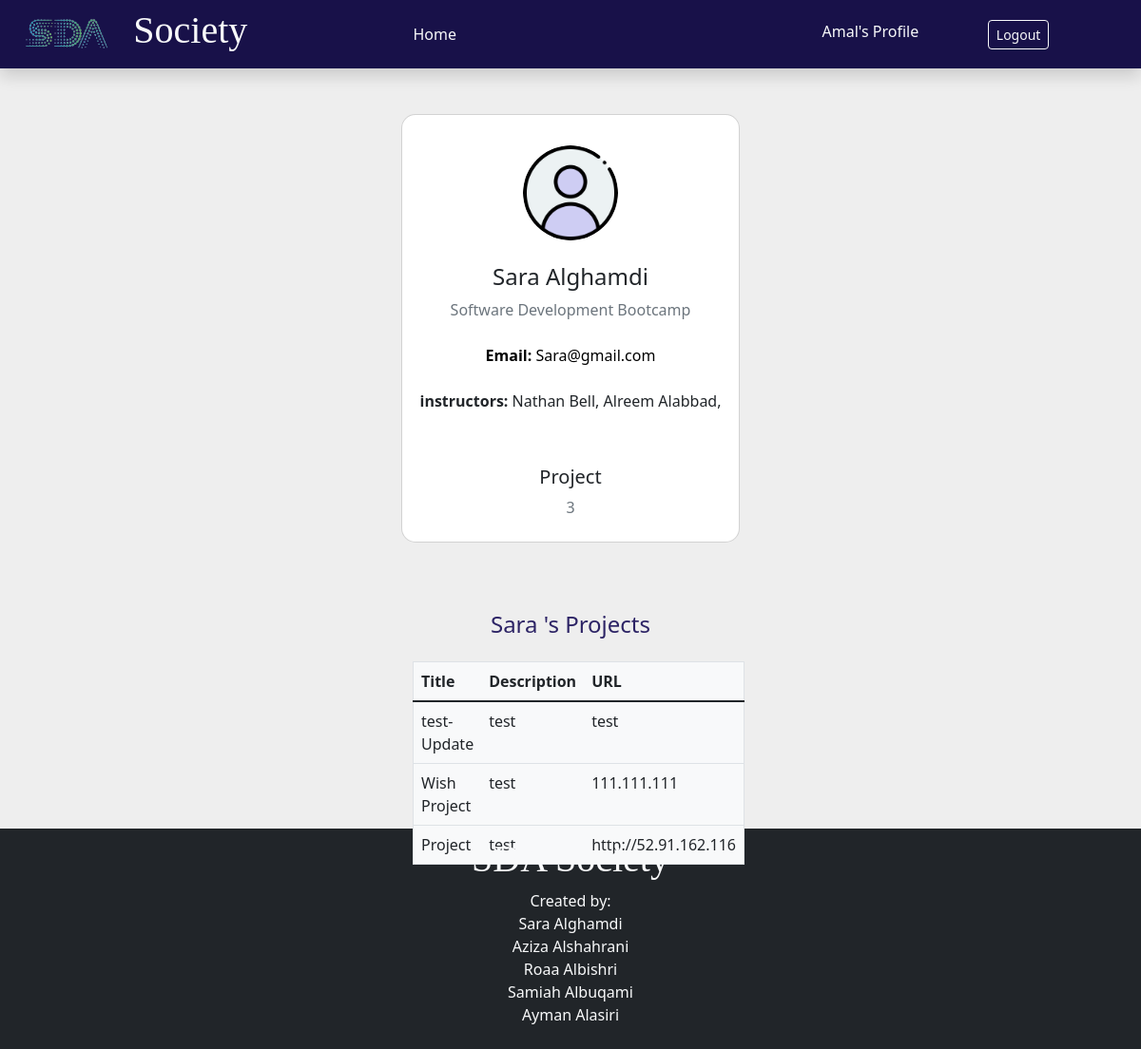
Screenshot of /go_profile/4 (signed in) with the database file from the repository.
### App/models.py (models this page shows)
class Student(models.Model):
    fname = models.CharField(max_length=255)
    lname = models.CharField(max_length=255)
    email = models.CharField(max_length=255)
    password = models.CharField(max_length=255)
    bootcamp= models.ForeignKey(Bootcamp, related_name='students' ,on_delete=models.CASCADE)
    created_at = models.DateTimeField(auto_now_add=True)
    updated_at = models.DateTimeField(auto_now=True)
    objects= StudentManager()

class Bootcamp(models.Model):
    title = models.CharField(max_length=255)
    desc = models.TextField()
    img = models.ImageField(upload_to='files/covers')
    created_at = models.DateTimeField(auto_now_add=True)
    updated_at = models.DateTimeField(auto_now=True)

class instructor(models.Model):
    name = models.CharField(max_length=255)
    bootcamp=models.ForeignKey(Bootcamp, related_name='instructors',on_delete=models.CASCADE)

class Project(models.Model):
    title = models.CharField(max_length=20)
    desc = models.TextField()
    url=models.URLField()
    img_project = models.ImageField(upload_to='files/covers')
    student=models.ForeignKey(Student,related_name='projects',on_delete=models.CASCADE)

### App/views.py (the view)
# urls.py: path('go_profile/<int:_id>',views.go_profile),
def go_profile(request,_id):
    if 'student_id' not in request.session:
        return redirect('/reg_log')
    student=Student.objects.get(id=_id)
    if request.session['student_id'] == student.id:
        return redirect('/profile')
    else:
        context = {
        "this_student":Student.objects.get(id=request.session['student_id']),
        "student":student
        }
    return render(request, "student/profile_student.html", context)

### App/templates/student/profile_student.html (shortened to what this page needs)
<!DOCTYPE html>
<html lang="en">
    <head>
    {% load static %}
    <link rel="stylesheet" href="https://cdn.jsdelivr.net/npm/bootstrap@5.2.0-beta1/dist/css/bootstrap.rtl.min.css">
</head>
<body>
    <div class="navbar sticky-top navbar navbar-expand-xs navbar-dark navbar-rounded shadow p-2 px-4 " style="background: #181149;">
        <div class="d-flex row " style="align-items:center;">
            <img class="col-4" src="{% static '/logo-removebg-preview.png' %}" width="90" alt="" >
            <h1 class="col-4 text-light" style="font-family:cairo;">Society</h1>
        </div>
        <div class="col-4">
            <ul class="nav">
                <li class="nav-item col-4">
                    <a class="nav-link active text-light" href="/home_student">Home</a>
                </li>
            </ul>
        </div>
        <div class="col-4">
            <div class="d-flex justify-content-evenly">
                <a class="nav-link text-light" href="/profile">{{this_student.fname}}'s Profile</a>
                <a href="/logout" class="btn btn-outline-light btn-sm">Logout</a>
            </div>
        </div>
    </div>
    <section class="vh-100" style="background-color: #eee;">
        <div class="container py-5 h-100">
            <div class="row d-flex justify-content-center align-items-center h-100">
                <div class="col-md-12 col-xl-4">
                    <div class="card" style="border-radius: 15px;">
                        <div class="card-body text-center">
                            <div class="mt-3 mb-4">
                                <img src="{% static '/user.png' %}"
                                class="rounded-circle img-fluid" style="width: 100px;" />
                            </div>
                            <h4 class="mb-2">{{student.fname}} {{student.lname}}</h4>
                            <p class="text-muted mb-4">{{student.bootcamp.title}}
                                <p class="text-black mb-4"> <strong>Email: </strong> {{student.email}}
                            <div class="mb-4 pb-2">
                                <span><strong>instructors:</strong>
                                    {% for instructor in student.bootcamp.instructors.all %}
                                    {{instructor.name}},
                                </span>
                                    {% endfor %}
                            </div>
                            <div class="d-flex justify-content-center text-center mt-5 mb-2">
                                <div>
                                <p class="mb-2 h5 text-center">Project</p>
                                <p class="text-muted mb-0">{{student.projects.all|length}}</p>
                                </div>
                            </div>
                        </div>
                    </div>
                    <br>
                    <div class="container ">
                        <div class="my-5 ">
                            <h4 class="my-4 d-flex justify-content-center" style="color: #2c2365;">{{student.fname}}'s Projects </h4>
                            <table class="table table-hover bg-light border border-radius-5%">
                                <thead>
                                    <tr>
                                        <th scope="col">Title</th>
                                        <th scope="col">Description</th>
                                        <th scope="col">URL</th>
                                    </tr>
                                </thead>
                                <tbody class="table-group-divider">
                                {%for project in student.projects.all %}
                                <tr>
                                    <td>{{project.title}}</td>
                                    <td>{{project.desc}}</td>
                                    <td>{{project.url}}</td>
                                </tr>
                                    {%endfor%}
                                </tbody>
                            </table>
                        </div>
                </div>
            </div>
        </div>
</section>
    <footer class="bg-dark text-light p-2">
        <section id="contact" class="site-footer">
            <div class="container">
                <div class="row m-b-lg ">
                    <div class="col-lg-12 text-center">
                        <h1 class="contact-us" style="font-family:cairo;">SDA Society</h1>
                    </div>
                </div>
                </div>
                <div class="row">
                    <div class=" col-lg-12 text-center m-t-lg m-b-lg ">
                        <p class="copy-right fw-lighter"><strong> Created by:</strong><br/>
                            Sara Alghamdi <br/>
                            Aziza Alshahrani<br/>
                            Roaa Albishri <br/>
                            Samiah Albuqami<br/>
                            Ayman Alasiri<br/>
                        </p>
                    </div>
                </div>
        </section>
    </footer>
</body>
</html>

### rows the page displays
Student: fname "Amal"
Student: fname "Sara", lname "Alghamdi", bootcamp "Software Development Bootcamp", email "Sara@gmail.com", projects.all|length "3"
instructor: name "Nathan Bell"
instructor: name "Alreem Alabbad"
Project: title "test-Update", desc "test", url "test"
Project: title "Wish Project", desc "test", url "111.111.111"
Project: title "Project", desc "test", url "http://52.91.162.116"
